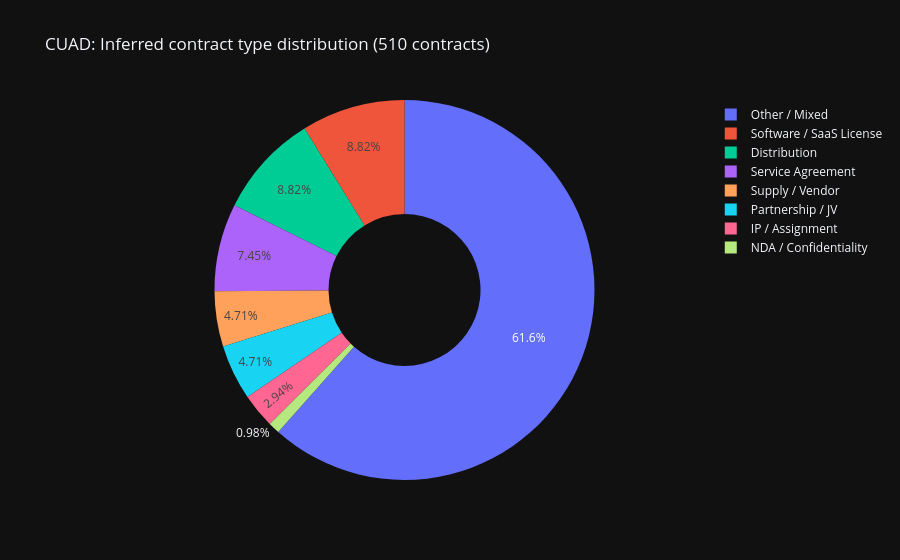

Notebook code cell kept with this figure:
### Code cell
# Infer contract types from filenames (CUAD uses descriptive filenames)
type_patterns = {
    'NDA / Confidentiality':   r'nda|confidential|non.disclos',
    'Software / SaaS License': r'software|licens|saas|subscript',
    'Service Agreement':       r'service|msa|master.service|professional',
    'Employment':              r'employ|contractor|consultant|staffing',
    'Supply / Vendor':         r'supply|vendor|supplier|purchas|procure',
    'Partnership / JV':        r'partner|joint.venture|collabor',
    'Distribution':            r'distribut|resell|channel',
    'IP / Assignment':         r'ip.assign|intellectual|patent|trademark|copyright',
    'Lease':                   r'lease|rental',
    'Government':              r'gov|federal|government|public',
}

def infer_type(filename: str) -> str:
    name = str(filename).lower()
    for label, pattern in type_patterns.items():
        if re.search(pattern, name):
            return label
    return 'Other / Mixed'

df['inferred_type'] = df['Filename'].apply(infer_type)
type_counts = df['inferred_type'].value_counts().reset_index()
type_counts.columns = ['type', 'count']

display(type_counts)

fig = px.pie(
    type_counts,
    values='count',
    names='type',
    title='CUAD: Inferred contract type distribution (510 contracts)',
    template='plotly_dark',
    hole=0.4,
)
fig.show()

### Figure 1 — Plotly figure (JSON) as saved in the notebook; plotly's stock layout.template omitted (floating-point values rounded to 4 significant figures)
{"data": [{"domain": {"x": [0.0, 1.0], "y": [0.0, 1.0]}, "hole": 0.4, "hovertemplate": "type=%{label}<br>count=%{value}<extra></extra>", "labels": ["Other / Mixed", "Software / SaaS License", "Distribution", "Service Agreement", "Supply / Vendor", "Partnership / JV", "IP / Assignment", "NDA / Confidentiality"], "legendgroup": "", "name": "", "showlegend": true, "type": "pie", "values": [314, 45, 45, 38, 24, 24, 15, 5]}], "layout": {"legend": {"tracegroupgap": 0}, "title": {"text": "CUAD: Inferred contract type distribution (510 contracts)"}}}
